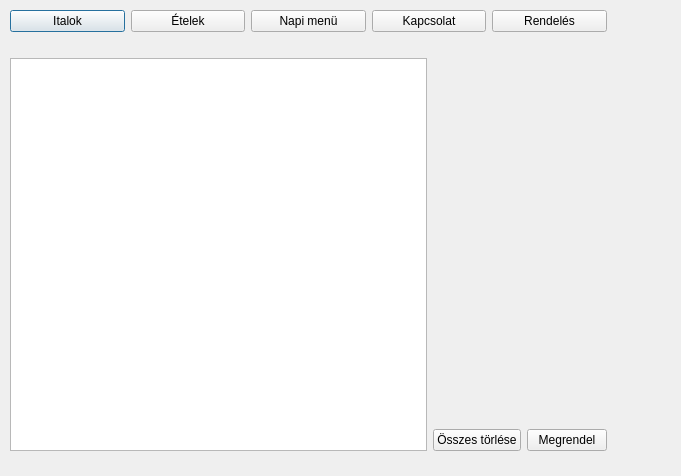
<?xml version="1.0" encoding="UTF-8"?>
<ui version="4.0">
    <class>rendeles_dialog</class>
    <widget class="QDialog" name="rendeles_dialog">
        <property name="geometry">
            <rect>
                <x>0</x>
                <y>0</y>
                <width>681</width>
                <height>476</height>
            </rect>
        </property>
        <property name="windowTitle">
            <string>Rendelés</string>
        </property>
        <widget class="QWidget" name="verticalLayoutWidget">
            <property name="geometry">
                <rect>
                    <x>10</x>
                    <y>10</y>
                    <width>597</width>
                    <height>441</height>
                </rect>
            </property>
            <layout class="QVBoxLayout" name="verticalLayout_3">
                <item>
                    <layout class="QHBoxLayout" name="horizontalLayout_3">
                        <item>
                            <widget class="QPushButton" name="btn_italok">
                                <property name="text">
                                    <string>Italok</string>
                                </property>
                            </widget>
                        </item>
                        <item>
                            <widget class="QPushButton" name="btn_etelek">
                                <property name="text">
                                    <string>Ételek</string>
                                </property>
                            </widget>
                        </item>
                        <item>
                            <widget class="QPushButton" name="btn_menu">
                                <property name="text">
                                    <string>Napi menü</string>
                                </property>
                            </widget>
                        </item>
                        <item>
                            <widget class="QPushButton" name="btn_kapcsolat">
                                <property name="text">
                                    <string>Kapcsolat</string>
                                </property>
                            </widget>
                        </item>
                        <item>
                            <widget class="QPushButton" name="btn_rendeles_tartalom">
                                <property name="text">
                                    <string>Rendelés</string>
                                </property>
                            </widget>
                        </item>
                    </layout>
                </item>
                <item>
                    <spacer name="horizontalSpacer">
                        <property name="orientation">
                            <enum>Qt::Horizontal</enum>
                        </property>
                        <property name="sizeHint" stdset="0">
                            <size>
                                <width>40</width>
                                <height>20</height>
                            </size>
                        </property>
                    </spacer>
                </item>
                <item>
                    <layout class="QHBoxLayout" name="horizontalLayout">
                        <item>
                            <widget class="QListView" name="listView"/>
                        </item>
                        <item>
                            <layout class="QVBoxLayout" name="verticalLayout_2"/>
                        </item>
                        <item alignment="Qt::AlignBottom">
                            <widget class="QPushButton" name="btn_torles">
                                <property name="text">
                                    <string>Összes törlése</string>
                                </property>
                            </widget>
                        </item>
                        <item alignment="Qt::AlignBottom">
                            <widget class="QPushButton" name="btn_megrendel">
                                <property name="text">
                                    <string>Megrendel</string>
                                </property>
                            </widget>
                        </item>
                    </layout>
                </item>
            </layout>
        </widget>
    </widget>
    <resources/>
    <connections/>
</ui>
